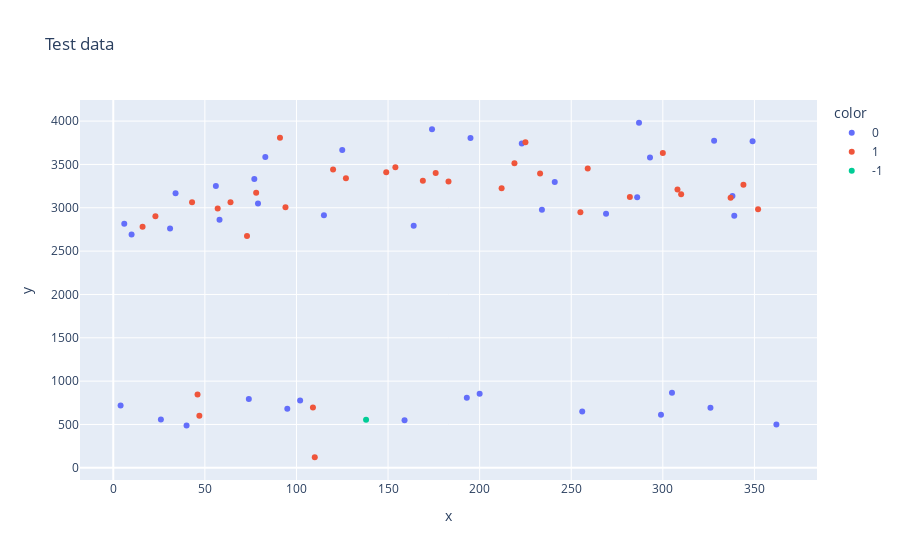

Here is the notebook cell this chart was saved with:
### Code cell
# plot of knn classification
fig=px.scatter(x = test.days, y = test["count"], color=mod_knn.predict(test.days.values.reshape(-1,1)).astype(str),
                 title="Test data")
                    
    

fig.show()

### Figure 1 — Plotly figure (JSON) as saved in the notebook; plotly's stock layout.template omitted (floating-point values rounded to 4 significant figures)
{"data": [{"hovertemplate": "color=0<br>x=%{x}<br>y=%{y}<extra></extra>", "legendgroup": "0", "marker": {"color": "#636efa", "symbol": "circle"}, "mode": "markers", "name": "0", "orientation": "v", "showlegend": true, "type": "scatter", "x": [164, 34, 58, 77, 269, 40, 56, 200, 256, 328, 102, 10, 193, 287, 339, 195, 362, 26, 115, 174, 241, 31, 293, 349, 6, 234, 159, 4, 286, 338, 79, 326, 74, 223, 125, 299, 83, 95, 305], "xaxis": "x", "y": [2793, 3169, 2863, 3332, 2930, 488, 3252, 856, 651, 3772, 776, 2693, 807, 3981, 2908, 3806, 500, 558, 2913, 3905, 3297, 2762, 3581, 3768, 2816, 2976, 550, 718, 3122, 3136, 3050, 692, 795, 3742, 3666, 613, 3587, 681, 867], "yaxis": "y"}, {"hovertemplate": "color=1<br>x=%{x}<br>y=%{y}<extra></extra>", "legendgroup": "1", "marker": {"color": "#EF553B", "symbol": "circle"}, "mode": "markers", "name": "1", "orientation": "v", "showlegend": true, "type": "scatter", "x": [16, 308, 183, 120, 127, 259, 233, 225, 73, 219, 169, 149, 109, 43, 352, 154, 64, 23, 300, 310, 110, 91, 57, 46, 282, 212, 176, 337, 94, 78, 255, 47, 344], "xaxis": "x", "y": [2782, 3210, 3302, 3441, 3342, 3454, 3395, 3757, 2675, 3515, 3312, 3409, 697, 3065, 2984, 3469, 3064, 2901, 3631, 3155, 122, 3807, 2991, 845, 3125, 3224, 3400, 3117, 3006, 3174, 2949, 602, 3267], "yaxis": "y"}, {"hovertemplate": "color=-1<br>x=%{x}<br>y=%{y}<extra></extra>", "legendgroup": "-1", "marker": {"color": "#00cc96", "symbol": "circle"}, "mode": "markers", "name": "-1", "orientation": "v", "showlegend": true, "type": "scatter", "x": [138], "xaxis": "x", "y": [554], "yaxis": "y"}], "layout": {"legend": {"title": {"text": "color"}, "tracegroupgap": 0}, "title": {"text": "Test data"}, "xaxis": {"anchor": "y", "domain": [0, 1], "title": {"text": "x"}}, "yaxis": {"anchor": "x", "domain": [0, 1], "title": {"text": "y"}}}}
